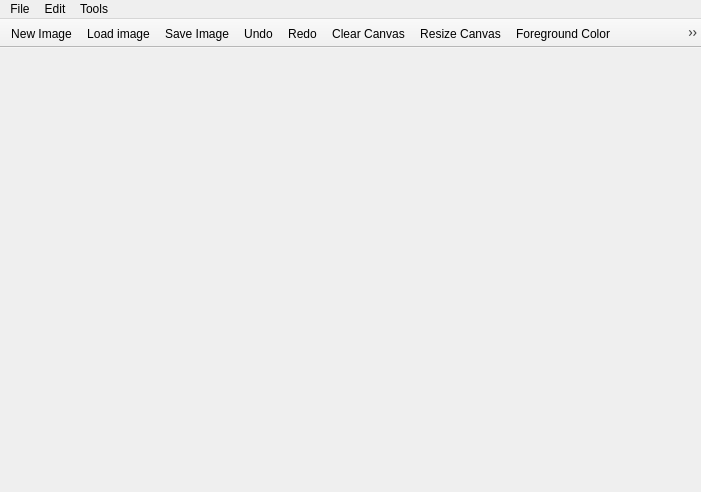
<?xml version="1.0" encoding="UTF-8"?>
<ui version="4.0">
 <class>MainWindow</class>
 <widget class="QMainWindow" name="MainWindow">
  <property name="geometry">
   <rect>
    <x>0</x>
    <y>0</y>
    <width>701</width>
    <height>492</height>
   </rect>
  </property>
  <property name="mouseTracking">
   <bool>true</bool>
  </property>
  <property name="windowTitle">
   <string>MainWindow</string>
  </property>
  <widget class="QWidget" name="centralWidget">
   <property name="mouseTracking">
    <bool>true</bool>
   </property>
   <layout class="QVBoxLayout" name="verticalLayout"/>
  </widget>
  <widget class="QMenuBar" name="menuBar">
   <property name="geometry">
    <rect>
     <x>0</x>
     <y>0</y>
     <width>701</width>
     <height>28</height>
    </rect>
   </property>
   <property name="mouseTracking">
    <bool>true</bool>
   </property>
   <widget class="QMenu" name="menuFile">
    <property name="title">
     <string>File</string>
    </property>
    <addaction name="actionNew_Image"/>
    <addaction name="actionLoad_image"/>
    <addaction name="actionSave_Image"/>
    <addaction name="actionQuit"/>
   </widget>
   <widget class="QMenu" name="menuEdit">
    <property name="title">
     <string>Edit</string>
    </property>
    <addaction name="actionUndo"/>
    <addaction name="actionRedo"/>
    <addaction name="actionClear_Canvas"/>
    <addaction name="actionResize_Canvas"/>
    <addaction name="actionForeground_Color"/>
    <addaction name="actionBackground_Color"/>
   </widget>
   <widget class="QMenu" name="menuTools">
    <property name="title">
     <string>Tools</string>
    </property>
    <addaction name="actionPen_Properties"/>
    <addaction name="actionLine_Properties"/>
    <addaction name="actionEraser_Properties"/>
   </widget>
   <addaction name="menuFile"/>
   <addaction name="menuEdit"/>
   <addaction name="menuTools"/>
  </widget>
  <widget class="QToolBar" name="mainToolBar">
   <property name="enabled">
    <bool>true</bool>
   </property>
   <property name="mouseTracking">
    <bool>true</bool>
   </property>
   <property name="movable">
    <bool>false</bool>
   </property>
   <property name="iconSize">
    <size>
     <width>25</width>
     <height>25</height>
    </size>
   </property>
   <property name="floatable">
    <bool>false</bool>
   </property>
   <attribute name="toolBarArea">
    <enum>TopToolBarArea</enum>
   </attribute>
   <attribute name="toolBarBreak">
    <bool>false</bool>
   </attribute>
   <addaction name="actionNew_Image"/>
   <addaction name="actionLoad_image"/>
   <addaction name="actionSave_Image"/>
   <addaction name="actionUndo"/>
   <addaction name="actionRedo"/>
   <addaction name="actionClear_Canvas"/>
   <addaction name="actionResize_Canvas"/>
   <addaction name="actionForeground_Color"/>
   <addaction name="actionBackground_Color"/>
   <addaction name="actionPen"/>
   <addaction name="actionLine"/>
   <addaction name="actionEraser"/>
  </widget>
  <action name="actionLoad_image">
   <property name="icon">
    <iconset>
     <normalon>:/Icons/Icons/open_icon.png</normalon>
    </iconset>
   </property>
   <property name="text">
    <string>Load image</string>
   </property>
   <property name="iconText">
    <string>Load image</string>
   </property>
  </action>
  <action name="actionNew_Image">
   <property name="icon">
    <iconset>
     <normalon>:/Icons/Icons/new_icon.png</normalon>
    </iconset>
   </property>
   <property name="text">
    <string>New Image</string>
   </property>
   <property name="iconText">
    <string>New Image</string>
   </property>
  </action>
  <action name="actionSave_Image">
   <property name="icon">
    <iconset>
     <normalon>:/Icons/Icons/save_icon.png</normalon>
    </iconset>
   </property>
   <property name="text">
    <string>Save Image</string>
   </property>
   <property name="iconText">
    <string>Save Image</string>
   </property>
   <property name="iconVisibleInMenu">
    <bool>true</bool>
   </property>
  </action>
  <action name="actionUndo">
   <property name="icon">
    <iconset>
     <normalon>:/Icons/Icons/undo_icon.png</normalon>
    </iconset>
   </property>
   <property name="text">
    <string>Undo</string>
   </property>
  </action>
  <action name="actionRedo">
   <property name="icon">
    <iconset>
     <normalon>:/Icons/Icons/redo_icon.png</normalon>
    </iconset>
   </property>
   <property name="text">
    <string>Redo</string>
   </property>
  </action>
  <action name="actionClear_Canvas">
   <property name="icon">
    <iconset>
     <normalon>:/Icons/Icons/clearall_icon.png</normalon>
    </iconset>
   </property>
   <property name="text">
    <string>Clear Canvas</string>
   </property>
  </action>
  <action name="actionResize_Canvas">
   <property name="icon">
    <iconset>
     <normalon>:/Icons/Icons/resize_icon.png</normalon>
    </iconset>
   </property>
   <property name="text">
    <string>Resize Canvas</string>
   </property>
  </action>
  <action name="actionForeground_Color">
   <property name="icon">
    <iconset>
     <normalon>:/Icons/Icons/fcolor_icon.png</normalon>
    </iconset>
   </property>
   <property name="text">
    <string>Foreground Color</string>
   </property>
  </action>
  <action name="actionBackground_Color">
   <property name="icon">
    <iconset>
     <normalon>:/Icons/Icons/bcolor_icon.png</normalon>
    </iconset>
   </property>
   <property name="text">
    <string>Background Color</string>
   </property>
  </action>
  <action name="actionQuit">
   <property name="text">
    <string>Quit</string>
   </property>
  </action>
  <action name="actionLine">
   <property name="icon">
    <iconset resource="resources.qrc">
     <normaloff>:/Icons/Icons/line_icon.png</normaloff>:/Icons/Icons/line_icon.png</iconset>
   </property>
   <property name="text">
    <string>Line</string>
   </property>
  </action>
  <action name="actionPen">
   <property name="icon">
    <iconset resource="resources.qrc">
     <normaloff>:/Icons/Icons/pen_icon.png</normaloff>:/Icons/Icons/pen_icon.png</iconset>
   </property>
   <property name="text">
    <string>Pen</string>
   </property>
  </action>
  <action name="actionEraser">
   <property name="icon">
    <iconset resource="resources.qrc">
     <normaloff>:/Icons/Icons/eraser_icon.png</normaloff>:/Icons/Icons/eraser_icon.png</iconset>
   </property>
   <property name="text">
    <string>Eraser</string>
   </property>
  </action>
  <action name="actionPen_Properties">
   <property name="icon">
    <iconset resource="resources.qrc">
     <normaloff>:/Icons/Icons/pen_icon.png</normaloff>:/Icons/Icons/pen_icon.png</iconset>
   </property>
   <property name="text">
    <string>Pen Properties</string>
   </property>
  </action>
  <action name="actionLine_Properties">
   <property name="icon">
    <iconset resource="resources.qrc">
     <normaloff>:/Icons/Icons/line_icon.png</normaloff>:/Icons/Icons/line_icon.png</iconset>
   </property>
   <property name="text">
    <string>Line Properties</string>
   </property>
  </action>
  <action name="actionEraser_Properties">
   <property name="icon">
    <iconset resource="resources.qrc">
     <normaloff>:/Icons/Icons/eraser_icon.png</normaloff>:/Icons/Icons/eraser_icon.png</iconset>
   </property>
   <property name="text">
    <string>Eraser Properties</string>
   </property>
  </action>
 </widget>
 <layoutdefault spacing="6" margin="11"/>
 <resources>
  <include location="resources.qrc"/>
 </resources>
 <connections/>
</ui>
